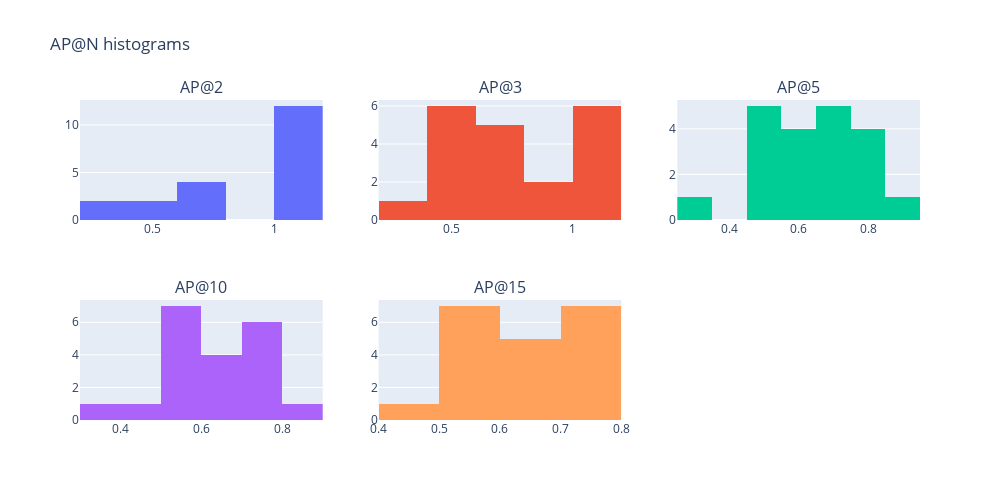

This figure's notebook cell:
### Markdown cell above
### Step 10: Plotting AP@N histograms

### Code cell
fig = make_subplots(rows=2, cols=3, subplot_titles=("AP@2", "AP@3", "AP@5", "AP@10", "AP@15"))

fig.add_trace(go.Histogram(x=AP_songs[0]), row=1, col=1)
fig.add_trace(go.Histogram(x=AP_songs[1]), row=1, col=2)
fig.add_trace(go.Histogram(x=AP_songs[2]), row=1, col=3)
fig.add_trace(go.Histogram(x=AP_songs[3]), row=2, col=1)
fig.add_trace(go.Histogram(x=AP_songs[4]), row=2, col=2)

fig.update_layout(height=500, 
                  width=1000, 
                  showlegend=False,
                  title_text="AP@N histograms")

fig.show()

### Figure 1 — Plotly figure (JSON) as saved in the notebook; plotly's stock layout.template omitted (floating-point values rounded to 4 significant figures)
{"data": [{"type": "histogram", "x": [0.6667, 1, 1, 1, 0.6667, 1, 0.5, 1, 1, 0.3333, 0.3333, 0.6667, 0.5, 1, 1, 1, 1, 0.6667, 1, 1], "xaxis": "x", "yaxis": "y"}, {"type": "histogram", "x": [0.52, 1, 0.76, 0.76, 0.71, 1, 0.5, 0.8, 1, 0.4667, 0.3333, 0.55, 0.5, 1, 0.8, 1, 0.6, 0.4, 1, 0.76], "xaxis": "x2", "yaxis": "y2"}, {"type": "histogram", "x": [0.5258, 0.8, 0.6083, 0.6, 0.6592, 0.8, 0.5, 0.6565, 0.8, 0.5917, 0.5074, 0.4546, 0.5, 0.8, 0.7454, 0.89, 0.5748, 0.2819, 0.7, 0.7165], "xaxis": "x3", "yaxis": "y3"}, {"type": "histogram", "x": [0.5773, 0.7424, 0.5153, 0.5089, 0.6292, 0.7424, 0.5, 0.7204, 0.7375, 0.5917, 0.5074, 0.446, 0.5769, 0.7424, 0.7005, 0.8196, 0.6149, 0.3361, 0.6521, 0.6681], "xaxis": "x4", "yaxis": "y4"}, {"type": "histogram", "x": [0.606, 0.7491, 0.572, 0.5661, 0.651, 0.7491, 0.5, 0.7853, 0.7449, 0.5917, 0.5074, 0.5077, 0.5769, 0.7491, 0.7128, 0.7675, 0.6387, 0.4301, 0.6565, 0.6847], "xaxis": "x5", "yaxis": "y5"}], "layout": {"annotations": [{"font": {"size": 16}, "showarrow": false, "text": "AP@2", "x": 0.1444, "xanchor": "center", "xref": "paper", "y": 1, "yanchor": "bottom", "yref": "paper"}, {"font": {"size": 16}, "showarrow": false, "text": "AP@3", "x": 0.5, "xanchor": "center", "xref": "paper", "y": 1, "yanchor": "bottom", "yref": "paper"}, {"font": {"size": 16}, "showarrow": false, "text": "AP@5", "x": 0.8556, "xanchor": "center", "xref": "paper", "y": 1, "yanchor": "bottom", "yref": "paper"}, {"font": {"size": 16}, "showarrow": false, "text": "AP@10", "x": 0.1444, "xanchor": "center", "xref": "paper", "y": 0.375, "yanchor": "bottom", "yref": "paper"}, {"font": {"size": 16}, "showarrow": false, "text": "AP@15", "x": 0.5, "xanchor": "center", "xref": "paper", "y": 0.375, "yanchor": "bottom", "yref": "paper"}], "height": 500, "showlegend": false, "title": {"text": "AP@N histograms"}, "width": 1000, "xaxis": {"anchor": "y", "domain": [0, 0.2889]}, "xaxis2": {"anchor": "y2", "domain": [0.3556, 0.6444]}, "xaxis3": {"anchor": "y3", "domain": [0.7111, 1]}, "xaxis4": {"anchor": "y4", "domain": [0, 0.2889]}, "xaxis5": {"anchor": "y5", "domain": [0.3556, 0.6444]}, "xaxis6": {"anchor": "y6", "domain": [0.7111, 1]}, "yaxis": {"anchor": "x", "domain": [0.625, 1]}, "yaxis2": {"anchor": "x2", "domain": [0.625, 1]}, "yaxis3": {"anchor": "x3", "domain": [0.625, 1]}, "yaxis4": {"anchor": "x4", "domain": [0, 0.375]}, "yaxis5": {"anchor": "x5", "domain": [0, 0.375]}, "yaxis6": {"anchor": "x6", "domain": [0, 0.375]}}}
